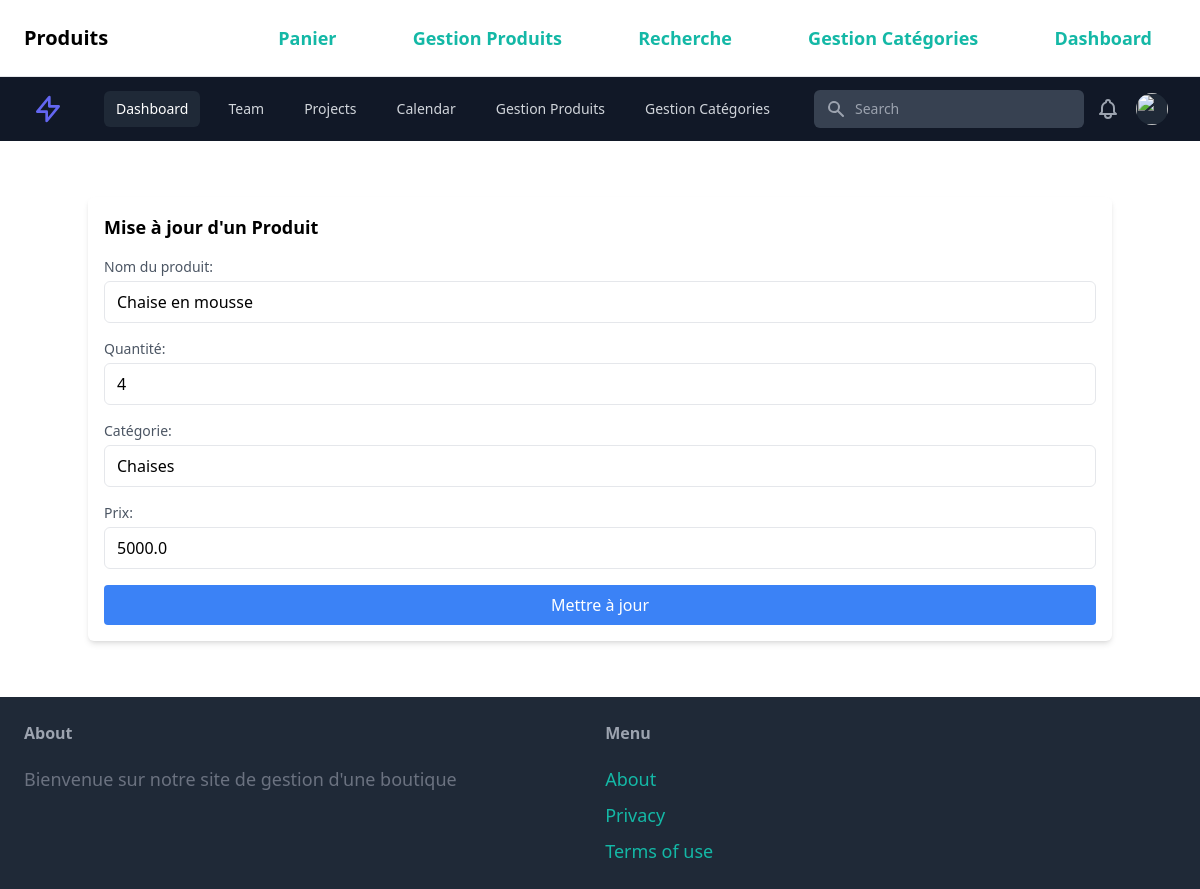
The page /update/39 on the database its author committed.
### gestionProduit/models.py (models this page shows, shortened)
class Produit(models.Model):
    nom_produit = models.CharField(max_length=255)
    quantite_produit = models.PositiveIntegerField()
    prix = models.FloatField(default=0.0)
    image = models.ImageField(upload_to='produit_images', blank=True, null=True)
    categorie = models.ForeignKey(Categorie, on_delete=models.CASCADE)
    description=models.TextField(blank=True)
    est_vendu = models.BooleanField(default=False, null=True, blank=True)
    creer_a=models.DateTimeField(auto_now_add=True ,null=True)

class Categorie(models.Model):
    nom_categorie = models.CharField(max_length=255)

### gestionProduit/views.py (the view)
# urls.py: path('update/<int:id>', views.update, name='update'),
def update(request, id):
    produit = get_object_or_404(Produit, id=id)
    if request.method == 'POST':
        produit_mis_a_jour = request.POST.get('nom_produit')
        quantite_produit_mis_a_jour = request.POST.get('quantite_produit')
        prix_mis_a_jour = request.POST.get('prix')
        return redirect('/affichageProduit')
    categories = Categorie.objects.all()
    context = {
        'produit': produit,
        'categories': categories,
    }
    return render(request, 'miseAJour.html', context)

### gestionProduit/templates/miseAJour.html (shortened to what this page needs)
{% extends 'menu.html' %}
{% block content %}
<div class="container mx-auto mt-8 p-4 bg-white shadow-md rounded-md">
    <h2 class="text-lg font-semibold mb-4">Mise à jour d'un Produit</h2>
    <form method="post" class="grid grid-cols-1 gap-4">
        <div class="flex flex-col">
            <label for="nom_produit" class="text-sm text-gray-600 mb-1">Nom du produit:</label>
            <input type="text" id="nom_produit" name="nom_produit" value="{{ produit.nom_produit }}" required
                   class="border rounded-md px-3 py-2 focus:outline-none focus:border-blue-500">
        </div>
        <div class="flex flex-col">
            <label for="quantite_produit" class="text-sm text-gray-600 mb-1">Quantité:</label>
            <input type="number" id="quantite_produit" name="quantite_produit" value="{{ produit.quantite_produit }}"
                   required class="border rounded-md px-3 py-2 focus:outline-none focus:border-blue-500">
        </div>
        <div class="flex flex-col">
            <label for="nom_categorie" class="text-sm text-gray-600 mb-1">Catégorie:</label>
            <input type="text" id="nom_categorie" name="nom_categorie" value="{{ produit.categorie.nom_categorie }}"
                   required class="border rounded-md px-3 py-2 focus:outline-none focus:border-blue-500">
        </div>
        <div class="flex flex-col">
            <label for="prix" class="text-sm text-gray-600 mb-1">Prix:</label>
            <input type="number" id="prix" name="prix" value="{{ produit.prix }}" required
                   class="border rounded-md px-3 py-2 focus:outline-none focus:border-blue-500">
        </div>
        <button type="submit" class="bg-blue-500 text-white py-2 px-4 rounded hover:bg-blue-700">
            Mettre à jour
        </button>
    </form>
</div>
{% endblock %}

### rows shown on the page
Produit: nom_produit "Chaise en mousse", quantite_produit "4", nom_categorie "Chaises", prix "5000.0"
